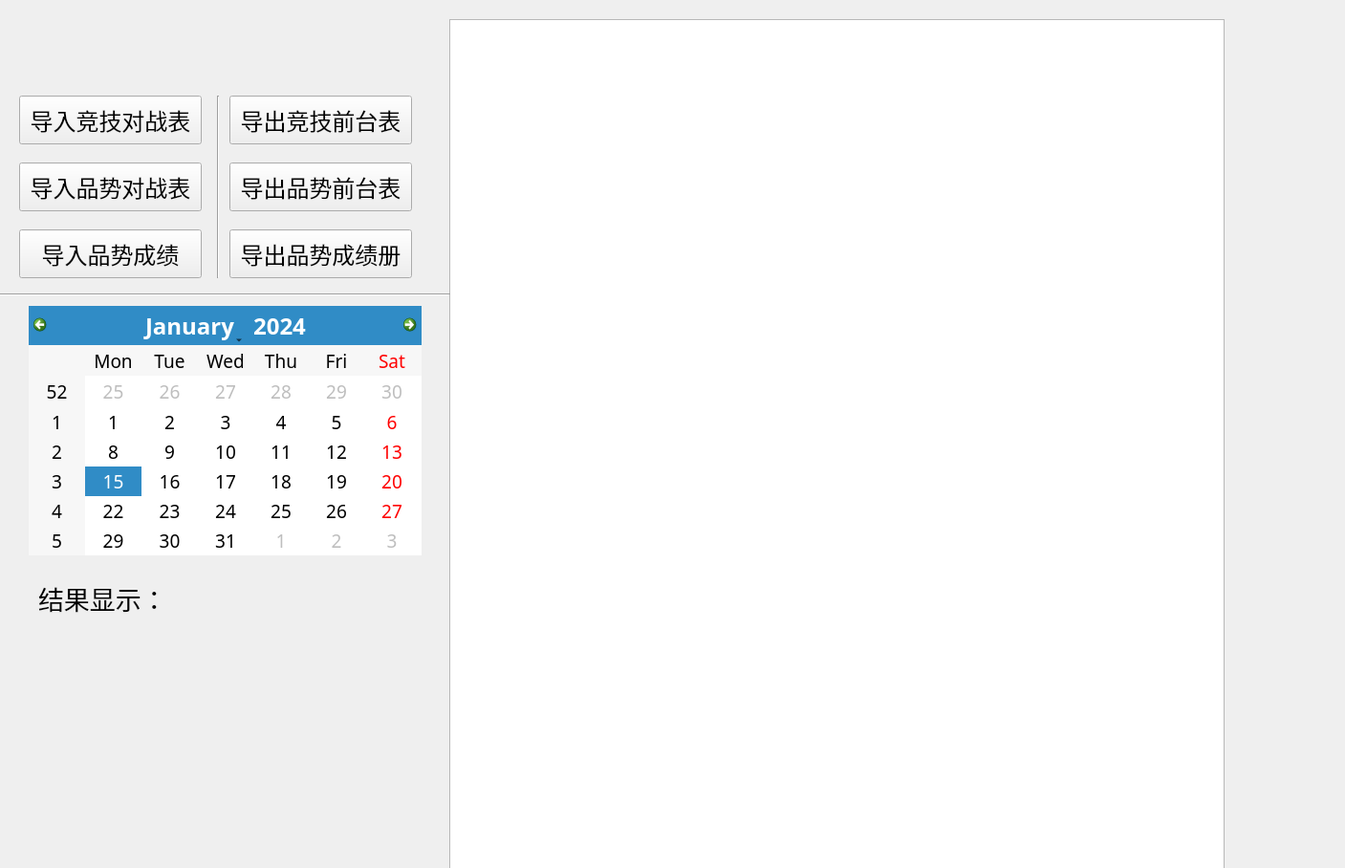
<?xml version="1.0" encoding="UTF-8"?>
<ui version="4.0">
 <class>widget</class>
 <widget class="QWidget" name="widget">
  <property name="geometry">
   <rect>
    <x>0</x>
    <y>0</y>
    <width>1407</width>
    <height>908</height>
   </rect>
  </property>
  <property name="font">
   <font>
    <family>Agency FB</family>
    <pointsize>18</pointsize>
   </font>
  </property>
  <property name="contextMenuPolicy">
   <enum>Qt::ActionsContextMenu</enum>
  </property>
  <property name="windowTitle">
   <string>跆拳道对阵表转换</string>
  </property>
  <widget class="QTableView" name="tableView">
   <property name="geometry">
    <rect>
     <x>470</x>
     <y>20</y>
     <width>811</width>
     <height>891</height>
    </rect>
   </property>
  </widget>
  <widget class="QPushButton" name="fight_import_button">
   <property name="geometry">
    <rect>
     <x>20</x>
     <y>100</y>
     <width>191</width>
     <height>51</height>
    </rect>
   </property>
   <property name="text">
    <string>导入竞技对战表</string>
   </property>
  </widget>
  <widget class="QLabel" name="label1">
   <property name="geometry">
    <rect>
     <x>40</x>
     <y>600</y>
     <width>131</width>
     <height>51</height>
    </rect>
   </property>
   <property name="font">
    <font>
     <family>Agency FB</family>
     <pointsize>20</pointsize>
    </font>
   </property>
   <property name="text">
    <string>结果显示：</string>
   </property>
  </widget>
  <widget class="QPushButton" name="fight_output_buttom">
   <property name="geometry">
    <rect>
     <x>240</x>
     <y>100</y>
     <width>191</width>
     <height>51</height>
    </rect>
   </property>
   <property name="text">
    <string>导出竞技前台表</string>
   </property>
  </widget>
  <widget class="QPushButton" name="poomsae_import_button">
   <property name="geometry">
    <rect>
     <x>20</x>
     <y>170</y>
     <width>191</width>
     <height>51</height>
    </rect>
   </property>
   <property name="text">
    <string>导入品势对战表</string>
   </property>
  </widget>
  <widget class="QPushButton" name="poomsae_output_button">
   <property name="geometry">
    <rect>
     <x>240</x>
     <y>170</y>
     <width>191</width>
     <height>51</height>
    </rect>
   </property>
   <property name="text">
    <string>导出品势前台表</string>
   </property>
  </widget>
  <widget class="QLabel" name="output_label">
   <property name="geometry">
    <rect>
     <x>30</x>
     <y>660</y>
     <width>411</width>
     <height>51</height>
    </rect>
   </property>
   <property name="text">
    <string/>
   </property>
  </widget>
  <widget class="QPushButton" name="poomsae_import_button_2">
   <property name="geometry">
    <rect>
     <x>20</x>
     <y>240</y>
     <width>191</width>
     <height>51</height>
    </rect>
   </property>
   <property name="text">
    <string>导入品势成绩</string>
   </property>
  </widget>
  <widget class="QPushButton" name="poomsae_output_button_2">
   <property name="geometry">
    <rect>
     <x>240</x>
     <y>240</y>
     <width>191</width>
     <height>51</height>
    </rect>
   </property>
   <property name="text">
    <string>导出品势成绩册</string>
   </property>
  </widget>
  <widget class="QCalendarWidget" name="calendarWidget">
   <property name="geometry">
    <rect>
     <x>30</x>
     <y>320</y>
     <width>411</width>
     <height>261</height>
    </rect>
   </property>
   <property name="font">
    <font>
     <family>Agency FB</family>
     <pointsize>14</pointsize>
    </font>
   </property>
  </widget>
  <widget class="Line" name="line">
   <property name="geometry">
    <rect>
     <x>220</x>
     <y>100</y>
     <width>16</width>
     <height>191</height>
    </rect>
   </property>
   <property name="orientation">
    <enum>Qt::Vertical</enum>
   </property>
  </widget>
  <widget class="Line" name="line_2">
   <property name="geometry">
    <rect>
     <x>0</x>
     <y>300</y>
     <width>471</width>
     <height>16</height>
    </rect>
   </property>
   <property name="orientation">
    <enum>Qt::Horizontal</enum>
   </property>
  </widget>
 </widget>
 <resources/>
 <connections/>
</ui>
